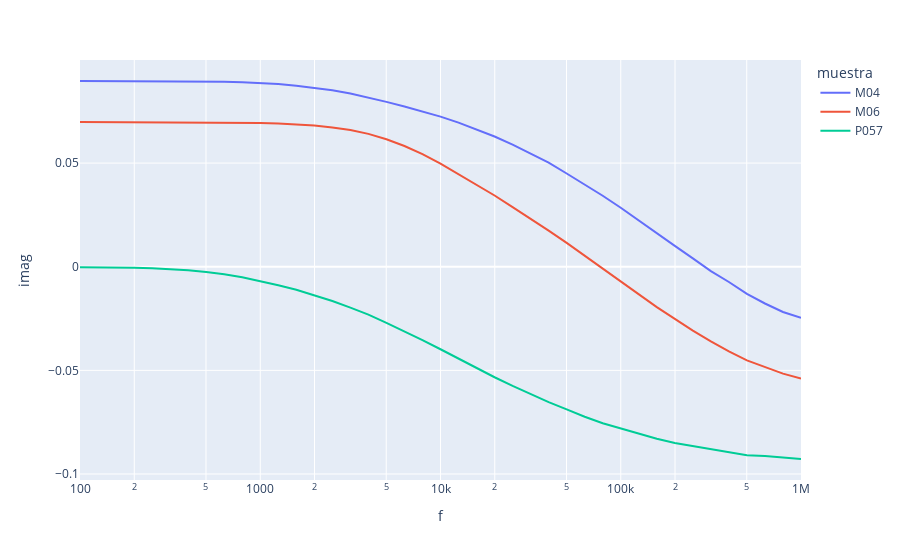

Notebook source saved alongside this figure:
### Code cell
import plotly.express as px
px.line(exp1.dznorm,x='f',y='imag',color='muestra',log_x=True)
